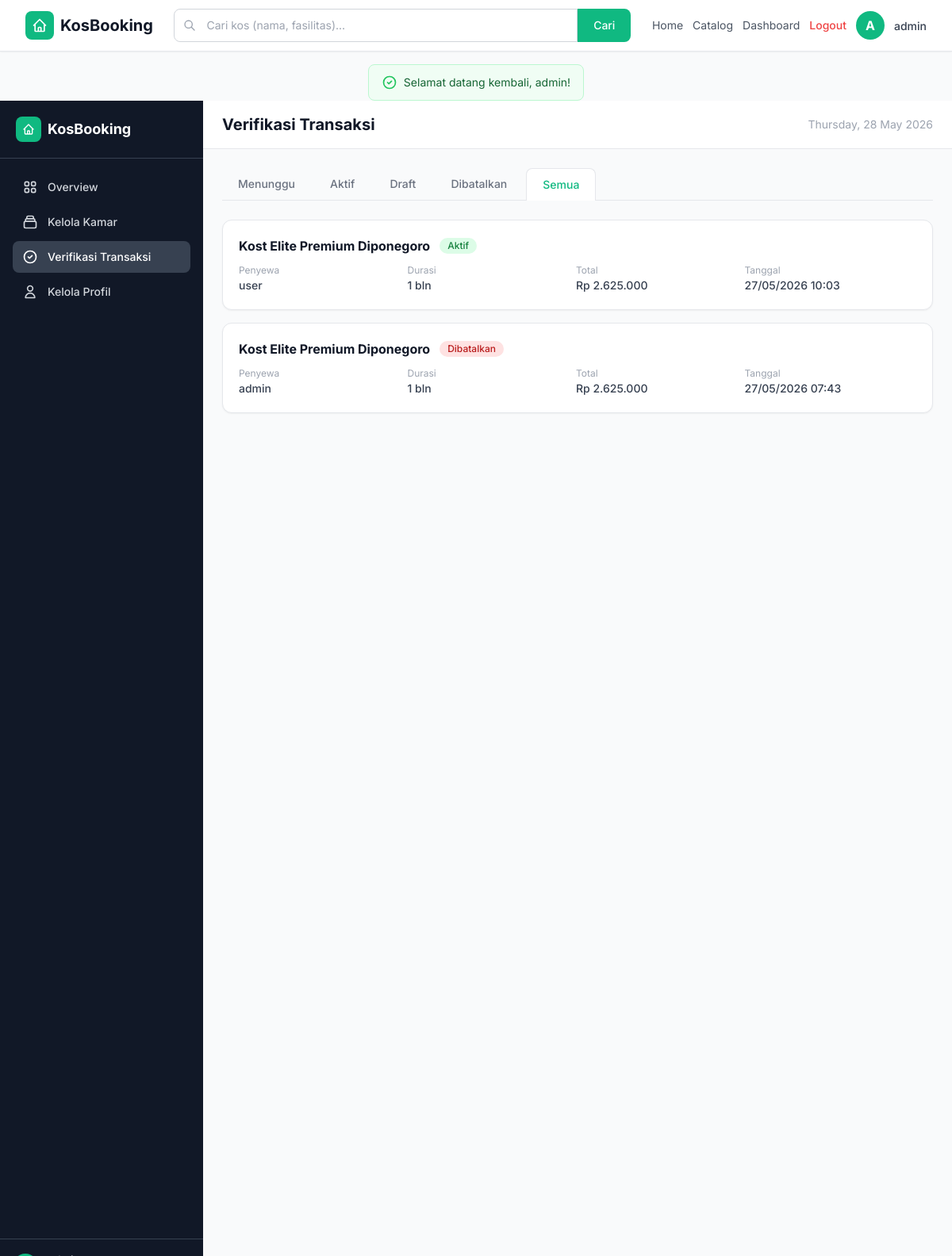
Screenshot of /?page=admin_dashboard&tab=transactions&status=all (signed in) with the database file from the repository.
### tables this page shows
CREATE TABLE `transactions` (
  `id` int NOT NULL,
  `user_id` int NOT NULL,
  `room_id` int NOT NULL,
  `duration_months` int NOT NULL,
  `deposit` decimal(12,2) NOT NULL DEFAULT '0.00',
  `total_amount` decimal(12,2) NOT NULL,
  `status` enum('DRAFT','PENDING_PAYMENT','WAITING_VALIDATION','ACTIVE','CANCELLED') NOT NULL DEFAULT 'DRAFT',
  `payment_proof` varchar(255) DEFAULT NULL,
  `created_at` timestamp NOT NULL DEFAULT CURRENT_TIMESTAMP,
  `expires_at` timestamp NULL DEFAULT NULL
);

CREATE TABLE `rooms` (
  `id` int NOT NULL,
  `name` varchar(100) NOT NULL,
  `description` text,
  `facilities` text,
  `price_per_month` decimal(12,2) NOT NULL,
  `status` enum('Available','Maintenance') NOT NULL DEFAULT 'Available',
  `image_path` varchar(255) DEFAULT NULL,
  `created_at` timestamp NOT NULL DEFAULT CURRENT_TIMESTAMP
);

CREATE TABLE `users` (
  `id` int NOT NULL,
  `username` varchar(50) NOT NULL,
  `password_hash` varchar(255) NOT NULL,
  `role` enum('admin','user') NOT NULL DEFAULT 'user',
  `created_at` timestamp NOT NULL DEFAULT CURRENT_TIMESTAMP
);

### includes/helpers.php (called while the page is built, shortened)
<?php
function formatRupiah(float $amount): string
{
    return 'Rp ' . number_format($amount, 0, ',', '.');
}
function e(?string $value): string
{
    return htmlspecialchars($value ?? '', ENT_QUOTES | ENT_SUBSTITUTE, 'UTF-8');
}

### views/admin_transactions_ui.php (the view, shortened to what this page needs)
<?php
$status = $_GET['status'] ?? 'waiting';
$queryMap = [
    'all'       => "SELECT t.*, u.username, r.name AS room_name FROM transactions t JOIN users u ON t.user_id = u.id JOIN rooms r ON t.room_id = r.id ORDER BY t.created_at DESC",
    'waiting'   => "SELECT t.*, u.username, r.name AS room_name FROM transactions t JOIN users u ON t.user_id = u.id JOIN rooms r ON t.room_id = r.id WHERE t.status = 'WAITING_VALIDATION' ORDER BY t.created_at ASC",
    'active'    => "SELECT t.*, u.username, r.name AS room_name FROM transactions t JOIN users u ON t.user_id = u.id JOIN rooms r ON t.room_id = r.id WHERE t.status = 'ACTIVE' ORDER BY t.created_at DESC",
    'draft'     => "SELECT t.*, u.username, r.name AS room_name FROM transactions t JOIN users u ON t.user_id = u.id JOIN rooms r ON t.room_id = r.id WHERE t.status = 'DRAFT' ORDER BY t.created_at DESC",
    'cancelled' => "SELECT t.*, u.username, r.name AS room_name FROM transactions t JOIN users u ON t.user_id = u.id JOIN rooms r ON t.room_id = r.id WHERE t.status = 'CANCELLED' ORDER BY t.created_at DESC",
];
$sql = $queryMap[$status] ?? $queryMap['waiting'];
$stmt = $pdo->query($sql);
$transactions = $stmt->fetchAll();
?>
<div class="flex flex-wrap gap-1 mb-6 border-b border-gray-200">
    <?php $tabs = ['waiting'=>'Menunggu', 'active'=>'Aktif', 'draft'=>'Draft', 'cancelled'=>'Dibatalkan', 'all'=>'Semua']; ?>
    <?php foreach ($tabs as $key => $label): ?>
        <a href="?page=admin_dashboard&tab=transactions&status=<?= $key ?>"
           class="px-5 py-2.5 text-sm font-medium rounded-t-lg transition
                  <?= $status === $key ? 'bg-white text-brand border-l border-t border-r border-gray-200 -mb-px' : 'text-gray-500 hover:text-gray-700 hover:bg-gray-100' ?>">
            <?= $label ?>
        </a>
    <?php endforeach; ?>
</div>
<?php if (empty($transactions)): ?>
    <div class="text-center py-16 bg-white rounded-xl border border-gray-200">
        <svg class="w-16 h-16 text-gray-300 mx-auto mb-4" fill="none" stroke="currentColor" viewBox="0 0 24 24"><path stroke-linecap="round" stroke-linejoin="round" stroke-width="1.5" d="M9 12l2 2 4-4m6 2a9 9 0 11-18 0 9 9 0 0118 0z"/></svg>
        <p class="text-gray-500">Tidak ada transaksi dengan status ini.</p>
    </div>
<?php else: ?>
    <div class="space-y-4">
        <?php foreach ($transactions as $tx): ?>
        <div class="bg-white rounded-xl border border-gray-200 shadow-sm p-5 hover:shadow-md transition">
            <div class="flex flex-col sm:flex-row sm:items-start justify-between gap-4">
                <div class="flex-1 min-w-0">
                    <div class="flex items-center gap-3 mb-2">
                        <h3 class="font-bold text-gray-900"><?= e($tx['room_name']) ?></h3>
                        <?php
                        $map = ['DRAFT'=>'bg-gray-100 text-gray-700|Draft', 'PENDING_PAYMENT'=>'bg-yellow-100 text-yellow-700|Pending',
                                'WAITING_VALIDATION'=>'bg-blue-100 text-blue-700|Menunggu', 'ACTIVE'=>'bg-green-100 text-green-700|Aktif', 'CANCELLED'=>'bg-red-100 text-red-700|Dibatalkan'];
                        [$cls, $lbl] = explode('|', $map[$tx['status']] ?? 'bg-gray-100 text-gray-700|' . $tx['status']);
                        ?>
                        <span class="inline-block text-xs font-medium px-2.5 py-0.5 rounded-full <?= $cls ?>"><?= $lbl ?></span>
                    </div>
                    <div class="grid grid-cols-2 sm:grid-cols-4 gap-3 text-sm">
                        <div><span class="text-gray-400 text-xs">Penyewa</span><p class="font-medium text-gray-700"><?= e($tx['username']) ?></p></div>
                        <div><span class="text-gray-400 text-xs">Durasi</span><p class="font-medium text-gray-700"><?= (int) $tx['duration_months'] ?> bln</p></div>
                        <div><span class="text-gray-400 text-xs">Total</span><p class="font-medium text-gray-700"><?= formatRupiah((float) $tx['total_amount'] + (float) $tx['deposit']) ?></p></div>
                        <div><span class="text-gray-400 text-xs">Tanggal</span><p class="font-medium text-gray-700"><?= date('d/m/Y H:i', strtotime($tx['created_at'])) ?></p></div>
                    </div>
                </div>
            </div>
        </div>
        <?php endforeach; ?>
    </div>
<?php endif; ?>

### rows the page displays
transactions: room.name "Kost Elite Premium Diponegoro", lbl "Aktif", user.username "user", duration_months "1", formatRupiah((float) $tx['total_amount'] + (float) $tx['deposit']) "Rp 2.625.000", created_at "27/05/2026 10:03"
transactions: room.name "Kost Elite Premium Diponegoro", lbl "Dibatalkan", user.username "admin", duration_months "1", formatRupiah((float) $tx['total_amount'] + (float) $tx['deposit']) "Rp 2.625.000", created_at "27/05/2026 07:43"

### other values shown
$initial "A"
$name "admin"
$_flash_success "Selamat datang kembali, admin!"
$titleMap[$tab] "Verifikasi Transaksi"
$label "Menunggu"
$label "Aktif"
$label "Draft"
$label "Dibatalkan"
$label "Semua"
